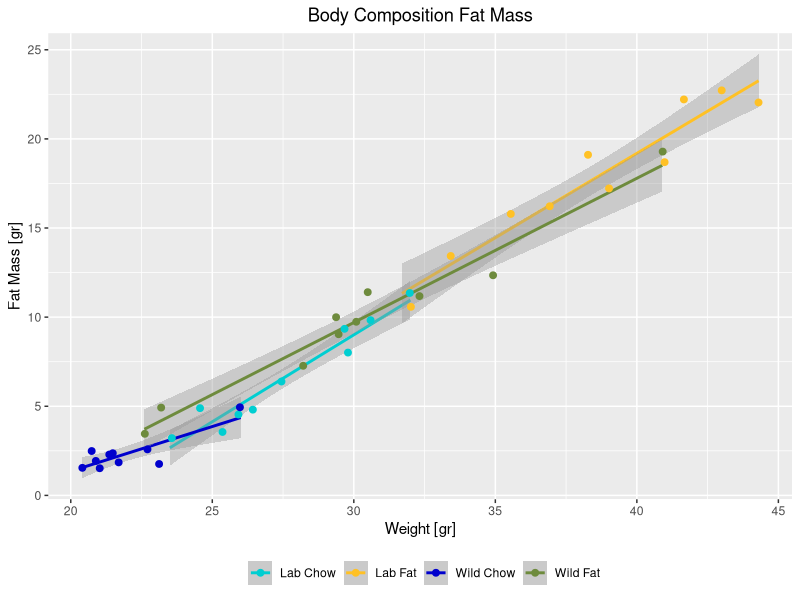
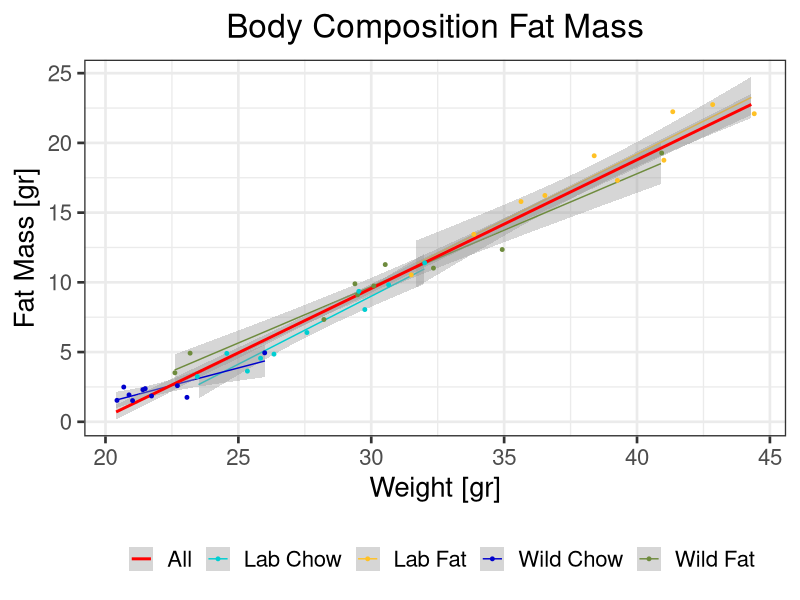
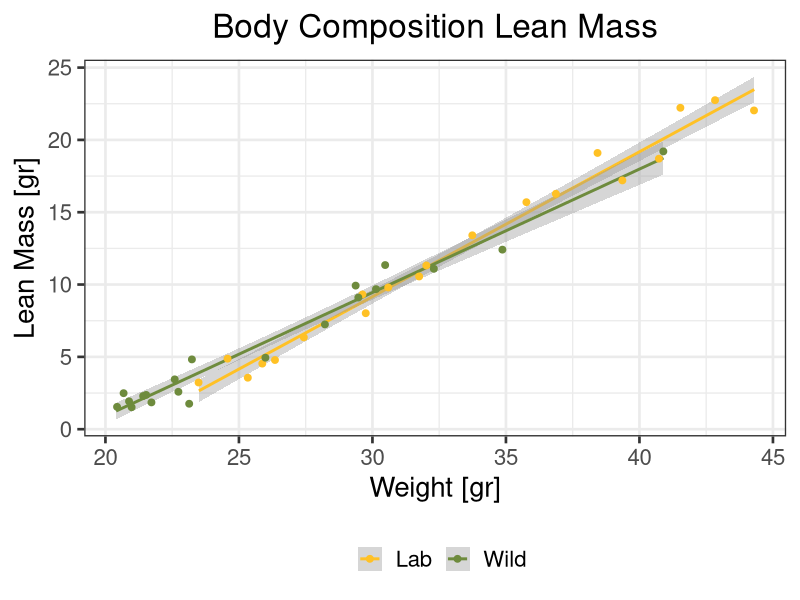
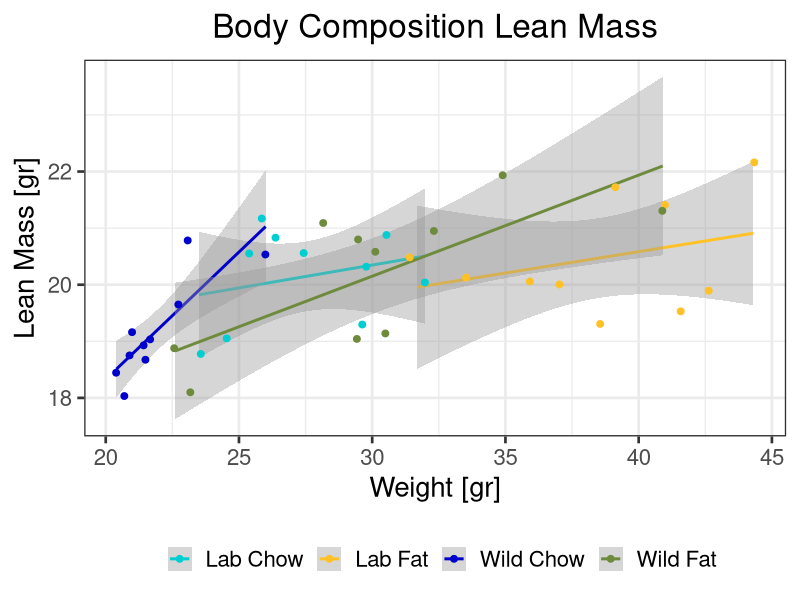
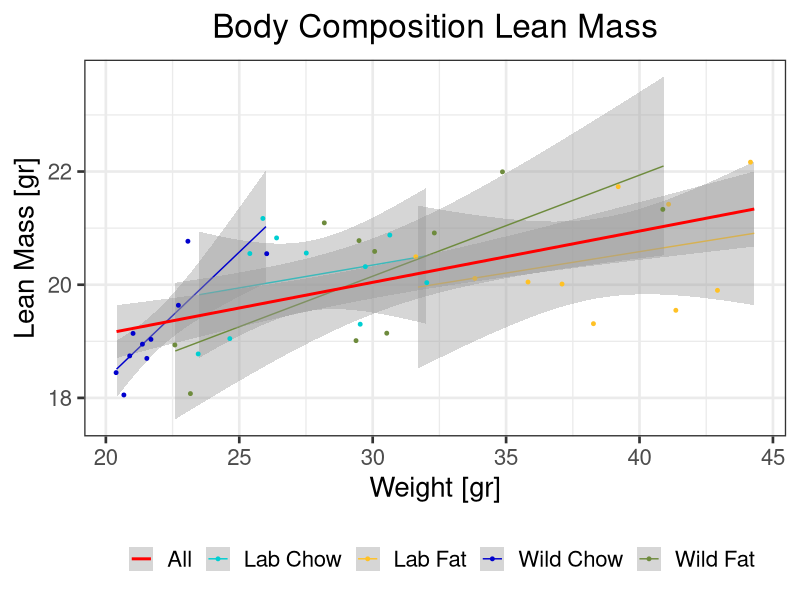
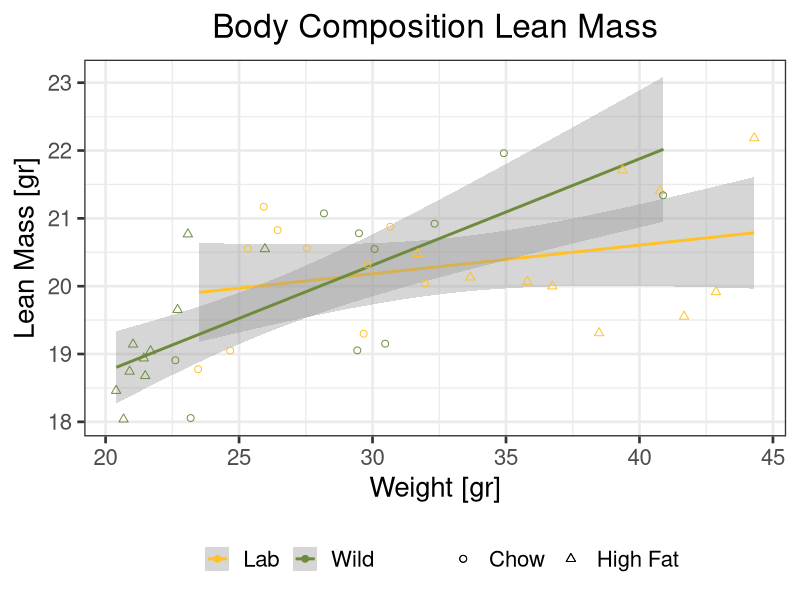
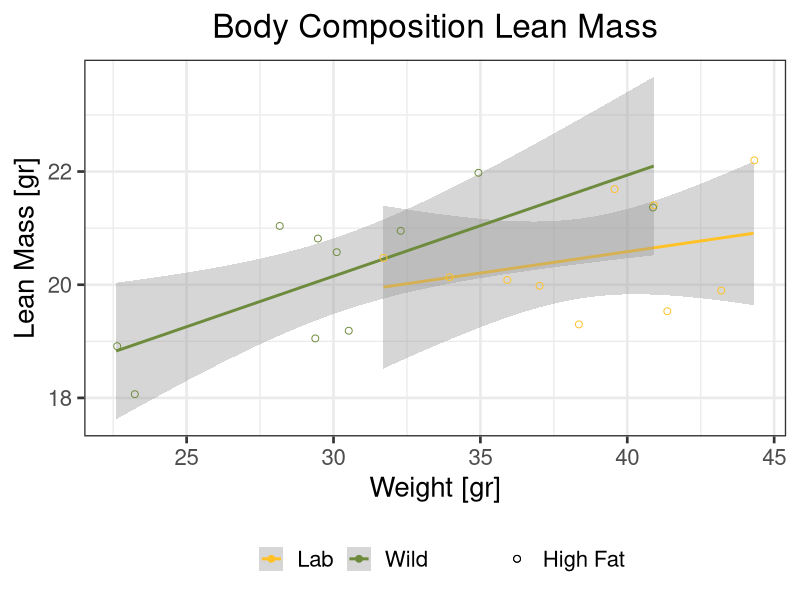
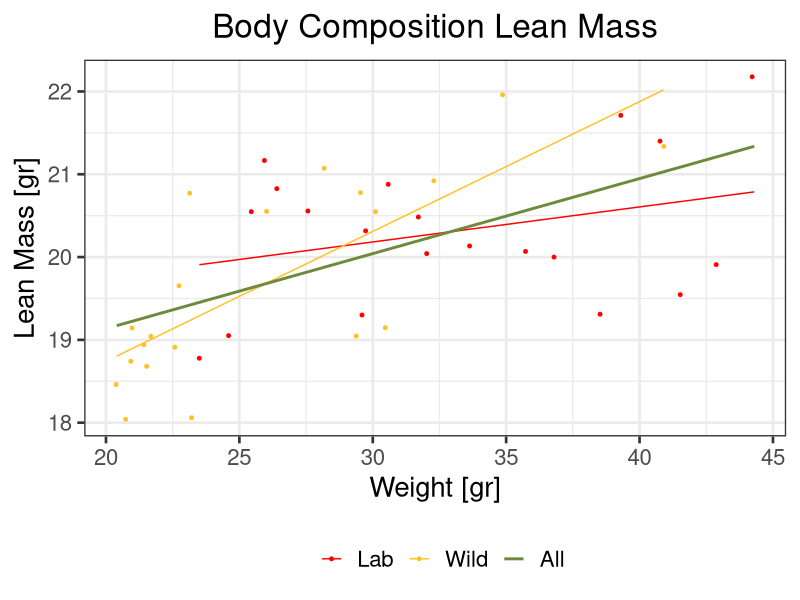

These figures' R source, in order:
## ---- chunk 1
knitr::opts_chunk$set(echo = TRUE)


#setwd("~/Deskto p/Research/NAFLD/Experiments/All Experiments togehter")
library(ggplot2)
library(gdata)
library(rlist)
library(ggpubr)
library(gridBase)
library(gridExtra)
#installation of ggpubr, according to websitehttp://www.sthda.com/english/articles/24-ggpubr-publication-ready-plots/81-ggplot2-easy-way-to-mix-multiple-graphs-on-the-same-page/

cd <- read.csv("BodyCompositionMR.csv")


#Change Date to custome date of R programm, no need now, format is already fine
#cd$Date <- as.Date(cd$Date, "%m/%d/%y")

LChow <- subset(cd, cd$Microbiome == "Lab" & cd$Diet == "Chow")
LFat <- subset(cd, cd$Microbiome == "Lab" & cd$Diet == "High Fat")
WildChow <- subset(cd, cd$Microbiome == "Wildling" & cd$Diet == "Chow")
WildFat <- subset(cd, cd$Microbiome == "Wildling" & cd$Diet == "High Fat")

Lab <- subset(cd, cd$Microbiome == "Lab")
Wildling <- subset(cd, cd$Microbiome == "Wildling")


#from here on will be the Fat mass analysis

plotAllFatMass <- ggplot() +
  geom_smooth(method = lm, data = LChow, aes(x = LChow$Weight, y = LChow$Fat, color = "Lab Chow")) +
  geom_smooth(method = lm, data = LFat, aes(x = LFat$Weight, y = LFat$Fat, color = "Lab Fat")) +
  geom_smooth(method = lm, data = WildChow, aes(x = WildChow$Weight, y = WildChow$Fat, color = "Wild Chow")) +
  geom_smooth(method = lm, data = WildFat, aes(x = WildFat$Weight, y = WildFat$Fat, color = "Wild Fat")) +
      geom_jitter(data = LFat, aes(x = LFat$Weight, y = LFat$Fat, color = "Lab Fat"), size = 2) +
    geom_jitter(data = WildFat, aes(x = WildFat$Weight, y = WildFat$Fat, color = "Wild Fat"), size = 2) +
    geom_jitter(data = LChow, aes(x = LChow$Weight, y = LChow$Fat, color = "Lab Chow"), size = 2) +
    geom_jitter(data = WildChow, aes(x = WildChow$Weight, y = WildChow$Fat, color = "Wild Chow"), size =2 ) +
  xlab("Weight [gr]") +
  ylab("Fat Mass [gr]") +
scale_colour_manual("", values = c("darkturquoise","goldenrod1", "blue3", "darkolivegreen4")) +
  theme_set(theme_bw(base_size = 20) ) +
    theme(plot.title = element_text(hjust = 0.5), legend.position = "bottom") +
      ggtitle("Body Composition Fat Mass")

print(plotAllFatMass)

#plots the same as above with additionally all conditions combinded and the lines of the seperate conditions made smaller
plotAllFatMassWithComb <- ggplot() +
  geom_smooth(method = lm, data = LChow, aes(x = LChow$Weight, y = LChow$Fat, color = "Lab Chow"), size = 0.5) +
  geom_smooth(method = lm, data = LFat, aes(x = LFat$Weight, y = LFat$Fat, color = "Lab Fat"), size = 0.5) +
  geom_smooth(method = lm, data = WildChow, aes(x = WildChow$Weight, y = WildChow$Fat, color = "Wild Chow"), size = 0.5) +
  geom_smooth(method = lm, data = WildFat, aes(x = WildFat$Weight, y = WildFat$Fat, color = "Wild Fat"), size = 0.5) +
  geom_smooth(method = lm, data = cd, aes(x = cd$Weight, y = cd$Fat, color = "All"), size = 1) +
    geom_jitter(data = LFat, aes(x = LFat$Weight, y = LFat$Fat, color = "Lab Fat"), size = 1) +
    geom_jitter(data = WildFat, aes(x = WildFat$Weight, y = WildFat$Fat, color = "Wild Fat"), size = 1) +
    geom_jitter(data = LChow, aes(x = LChow$Weight, y = LChow$Fat, color = "Lab Chow"), size = 1) +
    geom_jitter(data = WildChow, aes(x = WildChow$Weight, y = WildChow$Fat, color = "Wild Chow"), size = 1 ) +
  xlab("Weight [gr]") +
  ylab("Fat Mass [gr]") +
scale_colour_manual("", values = c("red", "darkturquoise","goldenrod1", "blue3", "darkolivegreen4")) +
  theme_set(theme_bw(base_size = 20) ) +
    theme(plot.title = element_text(hjust = 0.5), legend.position = "bottom") +
      ggtitle("Body Composition Fat Mass")

print(plotAllFatMassWithComb)

plotFatMassLabvsWildling <- ggplot() +
  geom_smooth(method = lm, data = Lab, aes(x = Lab$Weight, y = Lab$Fat, color = "Lab")) +
 geom_smooth(method = lm, data = Wildling, aes(x = Wildling$Weight, y = Wildling$Fat, color = "Wild")) +
   geom_jitter(data = Lab, aes(x = Lab$Weight, y = Lab$Fat, color = "Lab"), size = 2) +
   geom_jitter(data = Wildling, aes(x = Wildling$Weight, y = Wildling$Fat, color = "Wild"), size = 2) +
    xlab("Weight [gr]") +
  ylab("Lean Mass [gr]") +
scale_colour_manual("", values = c("goldenrod1" , "darkolivegreen4"), breaks = c("Lab", "Wild")) +
  theme_set(theme_bw(base_size = 20) ) +
    theme(plot.title = element_text(hjust = 0.5), legend.position = "bottom") +
      ggtitle("Body Composition Lean Mass")

print(plotFatMassLabvsWildling)
# From here on will be the lean Mass analysis


plotAllLeanMass <- ggplot() +
  geom_smooth(method = lm, data = LChow, aes(x = LChow$Weight, y = LChow$Lean, color = "Lab Chow")) +
  geom_smooth(method = lm, data = LFat, aes(x = LFat$Weight, y = LFat$Lean, color = "Lab Fat")) +
  geom_smooth(method = lm, data = WildChow, aes(x = WildChow$Weight, y = WildChow$Lean, color = "Wild Chow")) +
  geom_smooth(method = lm, data = WildFat, aes(x = WildFat$Weight, y = WildFat$Lean, color = "Wild Fat")) +
    geom_jitter(data = LFat, aes(x = LFat$Weight, y = LFat$Lean, color = "Lab Fat"), size = 2) +
    geom_jitter(data = WildFat, aes(x = WildFat$Weight, y = WildFat$Lean, color = "Wild Fat"), size = 2) +
    geom_jitter(data = LChow, aes(x = LChow$Weight, y = LChow$Lean, color = "Lab Chow"), size = 2) +
    geom_jitter(data = WildChow, aes(x = WildChow$Weight, y = WildChow$Lean, color = "Wild Chow"), size =2 ) +
  xlab("Weight [gr]") +
  ylab("Lean Mass [gr]") +
scale_colour_manual("", values = c("darkturquoise","goldenrod1", "blue3", "darkolivegreen4"), breaks = c("Lab Chow", "Lab Fat", "Wild Chow", "Wild Fat")) +
  theme_set(theme_bw(base_size = 20) ) +
    theme(plot.title = element_text(hjust = 0.5), legend.position = "bottom") +
      ggtitle("Body Composition Lean Mass")

print(plotAllLeanMass)

plotAllLeanMassWithComb <- ggplot() +
  geom_smooth(method = lm, data = LChow, aes(x = LChow$Weight, y = LChow$Lean, color = "Lab Chow"), size = 0.5) +
  geom_smooth(method = lm, data = LFat, aes(x = LFat$Weight, y = LFat$Lean, color = "Lab Fat"), size = 0.5) +
  geom_smooth(method = lm, data = WildChow, aes(x = WildChow$Weight, y = WildChow$Lean, color = "Wild Chow"), size = 0.5) +
  geom_smooth(method = lm, data = WildFat, aes(x = WildFat$Weight, y = WildFat$Lean, color = "Wild Fat"), size = 0.5) +
    geom_jitter(data = LFat, aes(x = LFat$Weight, y = LFat$Lean, color = "Lab Fat"), size = 1) +
   geom_smooth(method = lm, data = cd, aes(x = cd$Weight, y = cd$Lean, color = "All"), size = 1) +
    geom_jitter(data = WildFat, aes(x = WildFat$Weight, y = WildFat$Lean, color = "Wild Fat"), size = 1) +
    geom_jitter(data = LChow, aes(x = LChow$Weight, y = LChow$Lean, color = "Lab Chow"), size = 1) +
    geom_jitter(data = WildChow, aes(x = WildChow$Weight, y = WildChow$Lean, color = "Wild Chow"), size = 1 ) +
  xlab("Weight [gr]") +
  ylab("Lean Mass [gr]") +
scale_colour_manual("", values = c("red", "darkturquoise","goldenrod1", "blue3", "darkolivegreen4"), breaks = c("All", "Lab Chow", "Lab Fat", "Wild Chow", "Wild Fat")) +
  theme_set(theme_bw(base_size = 20) ) +
    theme(plot.title = element_text(hjust = 0.5), legend.position = "bottom") +
      ggtitle("Body Composition Lean Mass")

print(plotAllLeanMassWithComb)

#plots Wildling vs Lab
plotLeanMassLabvsWildling <- ggplot() +
  geom_smooth(method = lm, data = Lab, aes(x = Lab$Weight, y = Lab$Lean, color = "Lab")) +
 geom_smooth(method = lm, data = Wildling, aes(x = Wildling$Weight, y = Wildling$Lean, color = "Wild")) +
   geom_jitter(data = Lab, aes(x = Lab$Weight, y = Lab$Lean, color = "Lab", shape = Lab$Diet), size = 2) +
   geom_jitter(data = Wildling, aes(x = Wildling$Weight, y = Wildling$Lean, color = "Wild", shape = Lab$Diet), size = 2) +
    scale_shape_discrete(" ", solid=F)+
   xlab("Weight [gr]") +
  ylab("Lean Mass [gr]") +
scale_colour_manual("", values = c("goldenrod1" , "darkolivegreen4"), breaks = c("Lab", "Wild")) +
  theme_set(theme_bw(base_size = 20) ) +
    theme(plot.title = element_text(hjust = 0.5), legend.position = "bottom") +
      ggtitle("Body Composition Lean Mass")

print(plotLeanMassLabvsWildling)

#plots WildlingHighFat vs Lab HighFat
plotLeanMassLabHFvsWildlingHF <- ggplot() +
  geom_smooth(method = lm, data = LFat, aes(x = LFat$Weight, y = LFat$Lean, color = "Lab")) +
 geom_smooth(method = lm, data = WildFat, aes(x = WildFat$Weight, y = WildFat$Lean, color = "Wild")) +
   geom_jitter(data = LFat, aes(x = LFat$Weight, y = LFat$Lean, color = "Lab", shape = LFat$Diet), size = 2) +
   geom_jitter(data = WildFat, aes(x = WildFat$Weight, y = WildFat$Lean, color = "Wild", shape = LFat$Diet), size = 2) +
    scale_shape_discrete(" ", solid=F)+
   xlab("Weight [gr]") +
  ylab("Lean Mass [gr]") +
scale_colour_manual("", values = c("goldenrod1" , "darkolivegreen4"), breaks = c("Lab", "Wild")) +
  theme_set(theme_bw(base_size = 20) ) +
    theme(plot.title = element_text(hjust = 0.5), legend.position = "bottom") +
      ggtitle("Body Composition Lean Mass")

print(plotLeanMassLabHFvsWildlingHF)


plotLeanMassLabvsWildlingandAll <- ggplot() +
  geom_smooth(method = lm, data = Lab, aes(x = Lab$Weight, y = Lab$Lean, color = "Lab"), size = 0.5, se = FALSE) +
 geom_smooth(method = lm, data = Wildling, aes(x = Wildling$Weight, y = Wildling$Lean, color = "Wild"), size = 0.5, se = FALSE) +
  geom_smooth(method = lm, data = cd, aes(x = cd$Weight, y = cd$Lean, color = "All"), size = 1, se = FALSE) +
   geom_jitter(data = Lab, aes(x = Lab$Weight, y = Lab$Lean, color = "Lab"), size = 1) +
   geom_jitter(data = Wildling, aes(x = Wildling$Weight, y = Wildling$Lean, color = "Wild"), size = 1) +
    xlab("Weight [gr]") +
  ylab("Lean Mass [gr]") +
scale_colour_manual("", values = c("red" , "goldenrod1" ,  "darkolivegreen4"), breaks = c("Lab", "Wild", "All")) +
  theme_set(theme_bw(base_size = 20) ) +
    theme(plot.title = element_text(hjust = 0.5), legend.position = "bottom") +
      ggtitle("Body Composition Lean Mass")

print(plotLeanMassLabvsWildlingandAll)

#gridarrange for Fat analysis
grid.arrange(plotAllFatMass, plotAllLeanMass, ncol = 1)

grid.arrange(plotAllFatMass, plotAllFatMassWithComb, ncol = 1)

grid.arrange( plotAllFatMassWithComb,plotFatMassLabvsWildling, ncol = 1)



#Grid arrange for lean analysis
grid.arrange(plotAllLeanMass, plotAllLeanMassWithComb, ncol = 1)

grid.arrange(plotLeanMassLabvsWildling, plotLeanMassLabvsWildlingandAll, ncol = 1)

grid.arrange(plotLeanMassLabvsWildling, plotLeanMassLabHFvsWildlingHF, ncol = 1)

#correlation for fat mass, first for all conditions combinded
 cor.test(cd$Weight, cd$Fat, method = "pearson")
#only for lab
 cor.test(cd$Weight[cd$Microbiome == "Lab"], cd$Fat[cd$Microbiome == "Lab"], method = "pearson")
#correlation for WIldling
 cor.test(cd$Weight[cd$Microbiome == "Wildling"], cd$Fat[cd$Microbiome == "Wildling"], method = "pearson")



#correlation for lean mas
cor.test(cd$Weight, cd$Lean, method = "pearson")

#correlation of different microbiota
cor.test(cd$Weight[cd$Microbiome == "Lab"], cd$Lean[cd$Microbiome == "Lab"])
cor.test(cd$Weight[cd$Microbiome == "Wildling"], cd$Lean[cd$Microbiome == "Wildling"])

#correlation of microbiota with HF or CD
cor.test(cd$Weight[cd$Microbiome == "Lab" & cd$Diet == "High Fat"], cd$Lean[cd$Microbiome == "Lab" & cd$Diet == "High Fat"])
cor.test(cd$Weight[cd$Microbiome == "Wildling" & cd$Diet == "High Fat"], cd$Lean[cd$Microbiome == "Wildling" & cd$Diet == "High Fat"])



cor.test(cd$Weight[cd$Microbiome == "Lab" & cd$Diet == "Chow"], cd$Lean[cd$Microbiome == "Lab" & cd$Diet == "Chow"])
cor.test(cd$Weight[cd$Microbiome == "Wildling" & cd$Diet == "Chow"], cd$Lean[cd$Microbiome == "Wildling" & cd$Diet == "Chow"])
